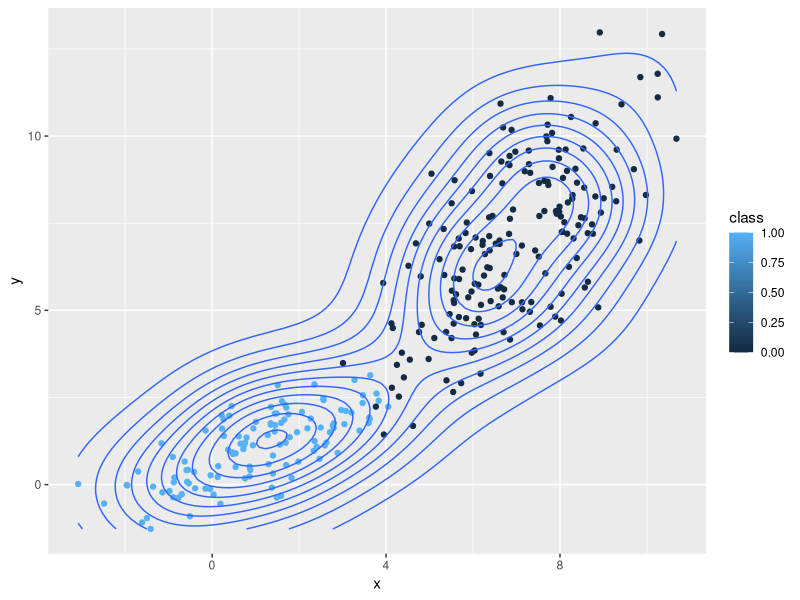
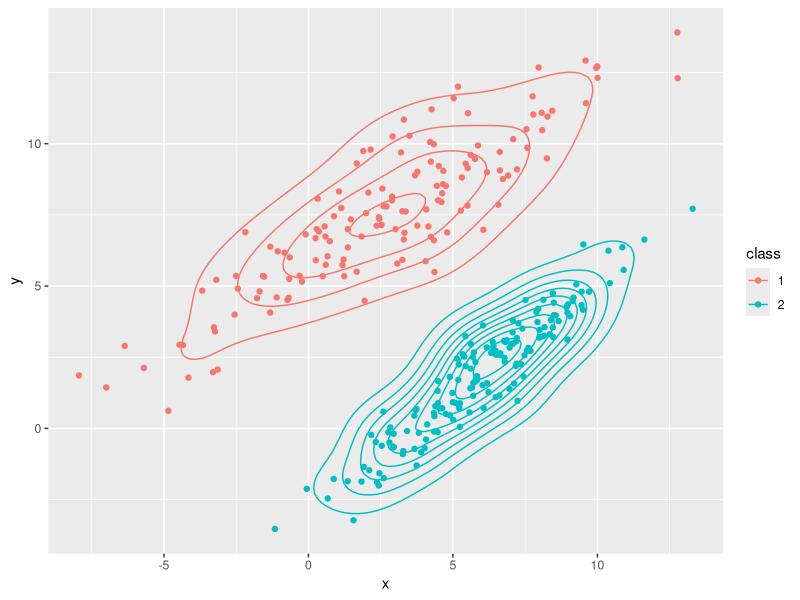

These figures' R source, in order:
## ---- chunk 1
knitr::opts_chunk$set(echo = TRUE)
## ---- chunk 2
library(ggplot2)
library(mvtnorm)

Mu1 = c(1,1)
Mu2 = c(7,7)
Sigma1 = matrix(c(2, 1, 1, 1), 2,2)
Sigma2 = matrix(c(2, 2, 2, 5), 2,2)

pi = 1/3
n = 300

set.seed(2)
data = matrix(0, n, 2)
z = rep(0,n)
for (i in 1:n){
  z[i] = rbinom(1,1,pi)
  if (z[i] ==1){
    data[i,] = rmvnorm(1, Mu1,Sigma1)
  }else{
    data[i,] = rmvnorm(1, Mu2,Sigma2)
  }
}

to.plot = data.frame(x = data[,1], 
                  y = data[,2], 
                  class =  z)
ggplot(to.plot)+ aes(x, y, color = class)+
  geom_point()+geom_density_2d()
## ---- chunk 3
compute_gamma <- function(pi, phi1, phi2){
  (pi*phi1)/((pi*phi1)+((1-pi)*phi2))
}

compute_l <- function(pi, gamma, phi1, phi2){
  sum(gamma*log(pi) + (1-gamma)*log(1-pi)) + sum(gamma*log(phi1) + (1-gamma)*log(phi2))
}

initialize_values <- function(data, n, d, K) {
  set.seed(123)  # Ensure reproducibility
  
  # Initialize mixing proportions π (equal for all Gaussians)
  Pis <- rep(1/K, K)
  
  # Initialize means µ randomly chosen from the dataset
  Mus <- data[sample(1:n, K), , drop=FALSE]  # Select K random points
  
  # Initialize covariance matrices Σ with the overall covariance of the data
  Sigmas <- lapply(1:K, function(i) cov(data))  # Copy initial covariance for all clusters
  
  return(list(Pis = Pis, Mus = Mus, Sigmas = Sigmas))
}
## ---- chunk 4

#initial values
tol = 10^-3
pi = 0.5
mu1 = data[1,]
mu2 = data[150,]
sigma1 = cov(data)
sigma2 = cov(data)


phi1 = dmvnorm(data, mu1, sigma1) # φ1 en el pdf
phi2 = dmvnorm(data, mu2, sigma2) # φ1 en el pdf

L_temp = compute_l(pi, compute_gamma(pi, phi1, phi2), phi1, phi2)
cat("Initial log-likelihood: ", L_temp, "\n")

L <- 0
iteration_counter <- 0

L = L_temp
# Expectation step
gamma <- compute_gamma(pi, phi1, phi2)

# Maximization step
# mu1
mu1 <- apply(gamma*data/sum(gamma), 2, sum)
#mu2
mu2 <- apply((1-gamma)*data/sum(1-gamma), 2, sum)
# sigma1
sigma1 <- cov.wt(data, wt = gamma, method = "ML")$cov
# sigma2
sigma2 <- cov.wt(data, wt = 1-gamma, method = "ML")$cov
#pi
pi <- mean(gamma)


phi1 = dmvnorm(data, mu1, sigma1)
phi2 = dmvnorm(data, mu2, sigma2)
L_temp = compute_l(pi, gamma, phi1, phi2)
iteration_counter <- iteration_counter + 1
cat("Iteration: ", iteration_counter, " | Current log-likelihood: ", L_temp, "\n")

  

## ---- chunk 5
compute_gamma <- function(pi, phi1, phi2){
  (pi*phi1)/((pi*phi1)+((1-pi)*phi2))
}

compute_l <- function(pi, gamma, phi1, phi2){
  sum(gamma*log(pi) + (1-gamma)*log(1-pi)) + sum(gamma*log(phi1) + (1-gamma)*log(phi2))
}

#initial values
tol = 10^-3
pi = 0.5
mu1 = data[1,]
mu2 = data[150,]
sigma1 = cov(data)
sigma2 = cov(data)

EM_algorithm <- function(data, pi, mu1, mu2, sigma1, sigma2, tol = 10^-2){
  
  phi1 = dmvnorm(data, mu1, sigma1) # φ1 en el pdf
  phi2 = dmvnorm(data, mu2, sigma2) # φ1 en el pdf
  
  gamma <- compute_gamma(pi, phi1, phi2)
  L_temp <- compute_l(pi, gamma, phi1, phi2)
  cat("Initial log-likelihood: ", L_temp, "\n")

  L <- 0
  iteration_counter <- 0
  
  while (abs(L-L_temp)>=tol) {
    L = L_temp
    # Expectation step
    gamma <- compute_gamma(pi, phi1, phi2)
    
    # Maximization step
    # mu1
    mu1 <- apply(gamma*data/sum(gamma), 2, sum)
    #mu2
    mu2 <- apply((1-gamma)*data/sum(1-gamma), 2, sum)
    # sigma1
    sigma1 <- cov.wt(data, wt = gamma, method = "ML")$cov
    # sigma2
    sigma2 <- cov.wt(data, wt = 1-gamma, method = "ML")$cov
    #pi
    pi <- mean(gamma)
    
    
    phi1 = dmvnorm(data, mu1, sigma1)
    phi2 = dmvnorm(data, mu2, sigma2)
    L_temp = compute_l(pi, gamma, phi1, phi2)
    iteration_counter <- iteration_counter + 1
    cat("Iteration: ", iteration_counter, " | Current log-likelihood: ", L_temp, "\n")
  }
  
  return(list(n_iterations=iteration_counter, pi=pi, mu1=mu1, mu2=mu2, sigma1=sigma1, sigma2=sigma2))
}

results <- EM_algorithm(data, pi, mu1, mu2, sigma1, sigma2, tol = tol)

cat("EM converged in ", results$n_iterations, " iterations.\n")

## ---- chunk 6
library(ggplot2)
library(mvtnorm)

generate_gaussian_mixture_data <- function(n, d, K, seed=42) {
  set.seed(seed)
  
  # Equal proportion
  Pis <- rep(1/K, K)  
  
  # Generate random means and covariance matrices for each Gaussian
  Mu <- lapply(1:K, function(i) runif(d, min = 0, max = 10))  # Random means in [0,10]
  Sigma <- lapply(1:K, function(i) {
    A <- matrix(runif(d*d, min=0.5, max=3), d, d)  # Random matrix
    return(t(A) %*% A)  # Ensures positive semi-definiteness
  })
  
  # Initialize data
  data <- matrix(0, n, d)
  z <- sample(1:K, n, replace=TRUE, prob=Pis)  # Assign clusters

  for (i in 1:n) {
    data[i, ] <- rmvnorm(1, Mu[[z[i]]], Sigma[[z[i]]])
  }
  
  return(list(data = data, z = z, Mu = Mu, Sigma = Sigma, Pis = Pis))
}

# Example usage
d = 2   # Dimensions: It's the number of values at each observation (data points)
K = 2   # Number of Gaussian components
n = 300 # Number of data points

data_info <- generate_gaussian_mixture_data(n, d, K, seed=2)
data <- data_info$data
Mus <- data_info$Mu
Sigmas <- data_info$Sigma
Pis <- data_info$Pis

z <- data_info$z

if (d == 1) {
  to.plot <- data.frame(x = data[,1], class = as.factor(z))
  ggplot(to.plot) + aes(x, fill = class) + geom_density(alpha = 0.5) +
    labs(title="1D Gaussian Mixture Density", x="X", y="Density") +
    theme_minimal()
}

if (d == 2) {
  to.plot = data.frame(x = data[,1], y = data[,2], class = as.factor(z))
  ggplot(to.plot) + aes(x, y, color = class) + geom_point() + geom_density_2d()
}

if (d == 3) {
  library(scatterplot3d)
  scatterplot3d(data, color = as.numeric(z), pch = 19, 
                main = "3D Gaussian Mixture",
                xlab = "X", ylab = "Y", zlab = "Z")
}

## ---- chunk 7
#tol = 10^-3

#init_values <- initialize_values(data, n, d, K)

#EM_algorithm(data, init_values$Pis[1], init_values$Mus[1,], init_values$Mus[2,], init_values$Sigmas[[1]], init_values$Sigmas[[2]], tol = tol)
## ---- chunk 8
compute_gamma <- function(pi, phi) {
  gamma <- phi * pi
  gamma <- gamma / rowSums(gamma)
  return(gamma)
}

compute_l <- function(pi, gamma, phi) {
  # Generalized log-likelihood for K components
  return(sum(log(rowSums(phi * pi))))
}

EM_algorithm <- function(data, pi, mu, sigma, tol = 10^-2) {
  
  K <- length(pi)  # Number of Gaussian components
  n <- nrow(data)  # Number of data points
  d <- ncol(data)  # Number of dimensions

  # Compute initial phi values for all Gaussians
  phi <- sapply(1:K, function(k) dmvnorm(data, mu[k,], sigma[[k]]))
  
  gamma <- compute_gamma(pi, phi)  # Compute probs of belonging

  L_temp <- compute_l(pi, gamma, phi)  # Compute initial log-likelihood
  cat("Initial log-likelihood: ", L_temp, "\n")
  
  L <- 0
  iteration_counter <- 0
  
  while (abs(L - L_temp) >= tol) {
    L <- L_temp

    ## Expectation step ##
    gamma <- compute_gamma(pi, phi)

    ## Maximization step ##
    Nk <- colSums(gamma)  # Number of points assigned to each Gaussian. Sum the columns (prob of belonging of each data point)
    pi <- Nk / n  # Knowing how many are in each Gaussian, we can update the proportion
    
    # Update means
    mu <- t(gamma) %*% data / Nk  # The mean of each component is computed by the sum(prob_belonging_component*observation)/Num_of_points_belonging

    # Update covariance matrices
    sigma <- lapply(1:K, function(k) {
      X_centered <- sweep(data, 2, mu[k,])  # Center data
      return((t(X_centered) %*% (X_centered * gamma[, k])) / Nk[k])  # Weighted covariance
    })
    
    # Compute new phi values for all Gaussians
    phi <- sapply(1:K, function(k) dmvnorm(data, mu[k,], sigma[[k]]))
    
    # Compute new log-likelihood
    L_temp <- compute_l(pi, gamma, phi)
    iteration_counter <- iteration_counter + 1
    cat("Iteration: ", iteration_counter, " | Current log-likelihood: ", L_temp, "\n")
  }
  
  return(list(n_iterations = iteration_counter, pi = pi, mu = mu, sigma = sigma))
}

# Run EM Algorithm
init_values <- initialize_values(data, n, d, K)
results <- EM_algorithm(data, init_values$Pis, init_values$Mus, init_values$Sigmas, tol = 10^-3)

cat("EM converged in", results$n_iterations, "iterations.\n")

## ---- chunk 9
init_values
results
## ---- chunk 10
Mus
